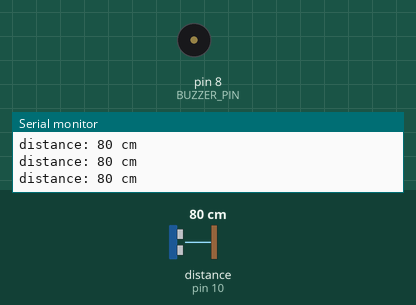
Bench run of a sketch on a simulated Arduino Uno, built with avr-gcc and run on an emulated ATmega328P. Parts: buzzer (waves = sounding), the last lines printed to the serial monitor. Wiring (inferred from the names in the program): ultrasonic range finder: trigger pin 9; echo pin 10. The test bench sets the inputs (shaded band); at power-on: distance to the obstacle (sensor on pin 10) 80 cm. The echo pulse lasts 58.3 µs per cm.

Above: at 1.2 s.
1.3 s: distance to the obstacle (sensor on pin 10) set to 64 cm
2.8 s: distance to the obstacle (sensor on pin 10) set to 54 cm
At 2.95 s:
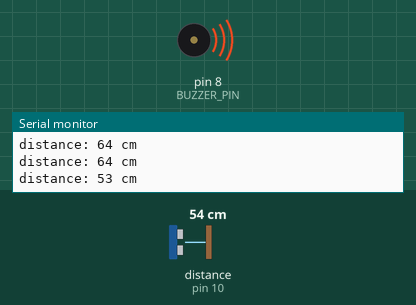
5.8 s: distance to the obstacle (sensor on pin 10) set to 120 cm
At 5.8 s:
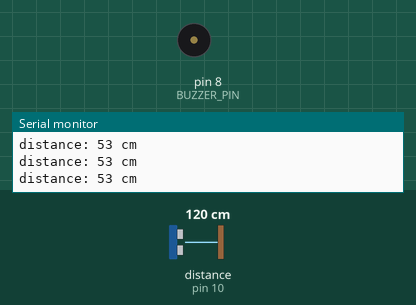
Timing chart, 0 to 8.8 s (numbered marks = the images above; inputs shaded):
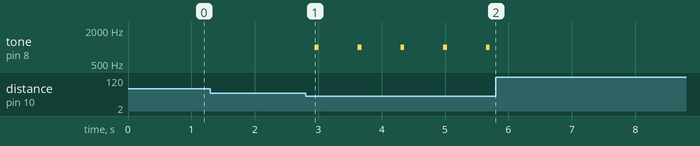

The sketch:

p07_parking_sensor.ino
```cpp
// Project 7: Parking sensor
// Ultrasonic sensor: TRIG on D9, ECHO on D10, VCC to 5V, GND to ground.
// Buzzer on D8. The closer the car, the faster the beeps.

const int TRIG_PIN = 9;
const int ECHO_PIN = 10;
const int BUZZER_PIN = 8;
const int FAR_CM = 60;      // quiet beyond this
const int STOP_CM = 8;      // steady beep at this distance or closer
const bool ACTIVE_BUZZER = false;

int readCm() {
  digitalWrite(TRIG_PIN, LOW);
  delayMicroseconds(2);
  digitalWrite(TRIG_PIN, HIGH);
  delayMicroseconds(10);
  digitalWrite(TRIG_PIN, LOW);
  long us = pulseIn(ECHO_PIN, HIGH, 25000);   // give up after 25 ms
  if (us == 0) return 999;                    // nothing heard
  return us / 58;
}

void beep(int ms) {
  if (ACTIVE_BUZZER) digitalWrite(BUZZER_PIN, HIGH);
  else tone(BUZZER_PIN, 1000);
  delay(ms);
  if (ACTIVE_BUZZER) digitalWrite(BUZZER_PIN, LOW);
  else noTone(BUZZER_PIN);
}

void setup() {
  pinMode(TRIG_PIN, OUTPUT);
  pinMode(ECHO_PIN, INPUT);
  pinMode(BUZZER_PIN, OUTPUT);
  Serial.begin(9600);
  Serial.println("Parking sensor ready");
}

void loop() {
  int cm = readCm();
  Serial.print("distance: ");
  Serial.print(cm);
  Serial.println(" cm");

  if (cm <= STOP_CM) {
    beep(200);                       // steady tone
  } else if (cm < FAR_CM) {
    int gap = map(cm, STOP_CM, FAR_CM, 40, 700);   // closer = shorter gap
    beep(60);
    delay(gap);
  } else {
    delay(150);
  }
}
```

Measured:
- the behaviour switches between 60 and 59 cm on distance to the obstacle (sensor on pin 10) (found by bisection; images 0 and 1)
- after the input at 2.8 s, tone on pin 8 (BUZZER_PIN): alternates 1000 Hz for 0.06 s and silent for 0.61 s, starting after 0.15 s
- after the input at 5.8 s, tone on pin 8 (BUZZER_PIN): stops changing and stays silent
